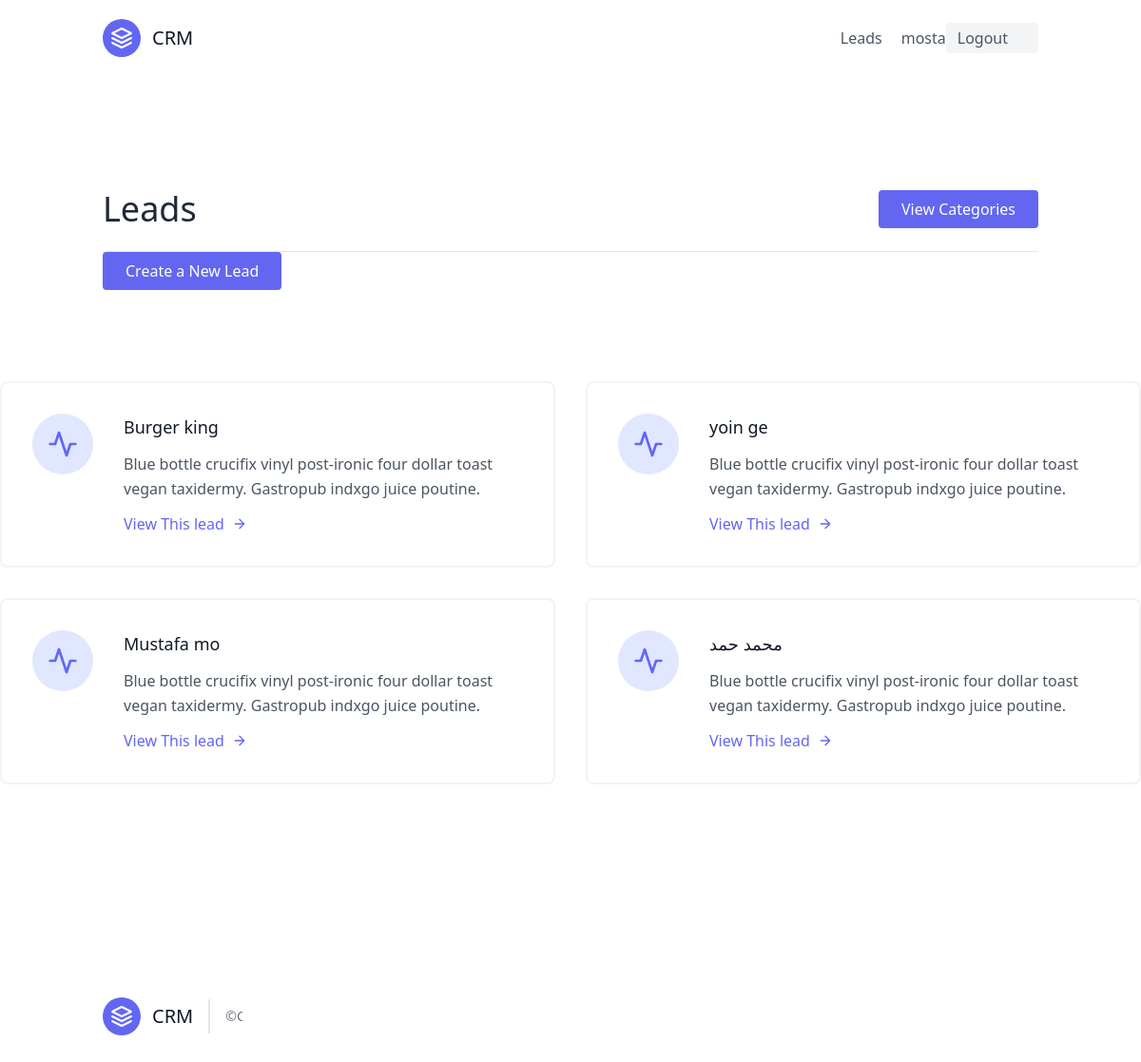
Before: /leads/ (signed in) with the older database file.
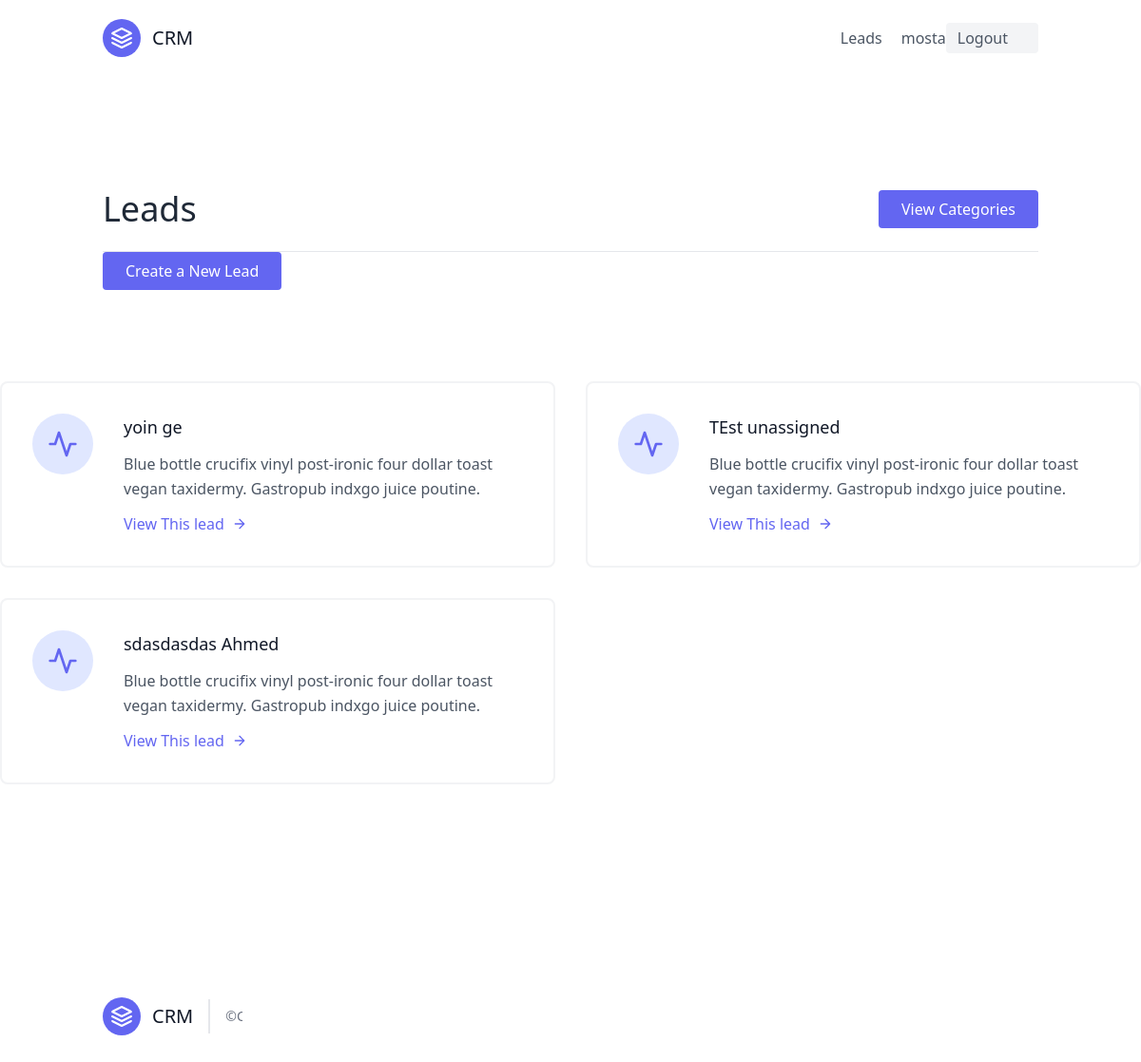
After: the same page with the newer database file.
### leads/models.py (models this page shows, shortened)
class User(AbstractUser):
    is_oraganisor = models.BooleanField(default=True)
    is_agent = models.BooleanField(default=False)

class Lead(models.Model):
    source_choices =(
        ('YouTube','YouTube'),
        ('Google', 'Google'),
        ('Newsletter', 'Newsletter'),
    )
    first_name = models.CharField(max_length=20)
    last_name = models.CharField(max_length=20)
    age = models.IntegerField(default=0)
    data_added=models.DateTimeField(auto_now_add=True)
    agent = models.ForeignKey("Agent",null=True,blank=True,on_delete=models.SET_NULL)
    oraganisation = models.ForeignKey(UserProfile,on_delete=models.CASCADE)
    phoned = models.BooleanField(default =False)
    source = models.CharField(choices=source_choices ,max_length=100)
    profile_picture=models.ImageField(upload_to='profile_pics',blank=True ,null=True)
    special_files = models.FileField(blank=True ,null=True)
    category = models.ForeignKey("Category",related_name="leads" , null=True,blank = True,on_delete=models.SET_NULL)

### leads/views.py (the view)
# urls.py: path("",LeadListView.as_view(),name="lead"),
class LeadListView(LoginRequiredMixin,ListView):
    template_name='lead_list.html'
    queryset=Lead.objects.all()
    context_object_name='leads'
    '''''
    #i do this code to filter the list by agent
    def get_queryset(self):
        # Get the currently logged-in agent
        agent = self.request.user.agent

        # Filter the leads by the current agent
        queryset = Lead.objects.filter(agent=agent)

        return queryset
    '''''
    def get_queryset(self) :
        user=self.request.user
        if user.is_oraganisor:
            queryset = Lead.objects.filter(oraganisation=user.userprofile,agent__isnull=False)
        else:
            queryset = Lead.objects.filter(oraganisation=user.agent.oraganisation,agent__isnull=False)
            queryset = queryset.filter(agent__user=user)
        return queryset
    def get_context_data(self, **kwargs) :
        context= super(LeadListView,self).get_context_data(**kwargs)
        user=self.request.user
        if user.is_oraganisor:
            queryset = Lead.objects.filter(oraganisation=user.userprofile,
            agent__isnull=True)
            context.update({
                "unassigned_leads":queryset
            })
        return context

### leads/templates/lead_list.html (shortened to what this page needs)
{% extends "base.html" %}
 {% block content %}
<section class="text-gray-600 body-font">
  <div class="container px-5 py-24 mx-auto flex flex-wrap">
    <div class ='w-full mp-6 py-6 flex justify-between items-center border-b border-gray-200'>
        <h1 class="text-4xl text-gray-800">Leads</h1>
      <div>
            <a class="flex ml-auto text-white bg-indigo-500 border-0 py-2 px-6 focus:outline-none hover:bg-indigo-600 rounded" href= "{% url 'leads:category_list' %}" >View Categories  </a>
      </div>
      </div>
      {% if  request.user.is_oraganisor %}
      <div>
            <a class="flex ml-auto text-white bg-indigo-500 border-0 py-2 px-6 focus:outline-none hover:bg-indigo-600 rounded" href= "{% url 'leads:lead_create' %}" >Create a New Lead  </a>
      </div>
      {% endif %}
    </div>
    <div class="flex flex-wrap -m-4">
              {% for lead in leads  %}
      <div class="p-4 lg:w-1/2 md:w-full">
        <div class="flex border-2 rounded-lg border-gray-200 border-opacity-50 p-8 sm:flex-row flex-col">
          <div class="w-16 h-16 sm:mr-8 sm:mb-0 mb-4 inline-flex items-center justify-center rounded-full bg-indigo-100 text-indigo-500 flex-shrink-0">
            <svg fill="none" stroke="currentColor" stroke-linecap="round" stroke-linejoin="round" stroke-width="2" class="w-8 h-8" viewBox="0 0 24 24">
              <path d="M22 12h-4l-3 9L9 3l-3 9H2"></path>
            </svg>
          </div>
          <div class="flex-grow">
            <h2 class="text-gray-900 text-lg title-font font-medium mb-3"> {{lead.first_name}} {{lead.last_name}}</h2>
            <p class="leading-relaxed text-base">Blue bottle crucifix vinyl post-ironic four dollar toast vegan taxidermy. Gastropub indxgo juice poutine.</p>
            <a href='{% url 'leads:lead_detail' lead.pk %}' class="mt-3 text-indigo-500 inline-flex items-center">View This lead
              <svg fill="none" stroke="currentColor" stroke-linecap="round" stroke-linejoin="round" stroke-width="2" class="w-4 h-4 ml-2" viewBox="0 0 24 24">
                <path d="M5 12h14M12 5l7 7-7 7"></path>
              </svg>
            </a>
          </div>
        </div>
      </div>
       {% endfor %}
             <div class="container px-5 py-24 mx-auto flex flex-wrap">
      </div>
  </div>
</section>
  {% endblock content %}

### templates/base.html (shortened to what this page needs)
{% load static %}
<!DOCTYPE html>
<html>
    <head>
        <link rel="stylesheet" href="">
        <script src="https://cdn.tailwindcss.com?plugins=forms,typography,aspect-ratio,line-clamp"></script>
    </head>
    <body>
        <div class="max-w-7xl mx-auto ">
       {% include "navbar.html" %}
       {% block content %}
       {% endblock content %}
      </div>
    {% include "footer.html" %}
     </body>
</html>

### templates/navbar.html (shortened to what this page needs)
<header class="text-gray-600 body-font">
  <div class="container mx-auto flex flex-wrap p-5 flex-col md:flex-row items-center">
    <a class="flex title-font font-medium items-center text-gray-900 mb-4 md:mb-0">
      <svg xmlns="http://www.w3.org/2000/svg" fill="none" stroke="currentColor" stroke-linecap="round" stroke-linejoin="round" stroke-width="2" class="w-10 h-10 text-white p-2 bg-indigo-500 rounded-full" viewBox="0 0 24 24">
        <path d="M12 2L2 7l10 5 10-5-10-5zM2 17l10 5 10-5M2 12l10 5 10-5"></path>
      </svg>
      <span class="ml-3 text-xl">CRM</span>
    </a>
    <nav class="md:ml-auto flex flex-wrap items-center text-base justify-center">
      <a href="{% url 'leads:lead' %}" class="mr-5 hover:text-gray-900">Leads</a>
    </nav>
    {% if request.user.is_authenticated %}
    {{request.user.username}}
    <a href="{% url 'logout' %}"> <button class="inline-flex items-center bg-gray-100 border-0 py-1 px-3 focus:outline-none hover:bg-gray-200 rounded text-base mt-4 md:mt-0">Logout
      <svg fill="none" stroke="currentColor" stroke-linecap="round" stroke-linejoin="round" stroke-width="2" class="w-4 h-4 ml-1" viewBox="0 0 24 24">
       </svg>
    </button>
    </a>
    {% endif %}
  </div>
</header>

### templates/scripts.html (shortened to what this page needs)
{% load static %}

### templates/footer.html
<footer class="text-gray-600 body-font mt-50">
  <div class="container px-5 py-8 mx-auto flex items-center sm:flex-row flex-col">
    <a class="flex title-font font-medium items-center md:justify-start justify-center text-gray-900">
      <svg xmlns="http://www.w3.org/2000/svg" fill="none" stroke="currentColor" stroke-linecap="round" stroke-linejoin="round" stroke-width="2" class="w-10 h-10 text-white p-2 bg-indigo-500 rounded-full" viewBox="0 0 24 24">
        <path d="M12 2L2 7l10 5 10-5-10-5zM2 17l10 5 10-5M2 12l10 5 10-5"></path>
      </svg>
      <span class="ml-3 text-xl">CRM</span>
    </a>
    <p class="text-sm text-gray-500 sm:ml-4 sm:pl-4 sm:border-l-2 sm:border-gray-200 sm:py-2 sm:mt-0 mt-4">©CRM —
      <a href="https://www.facebook.com/profile.php?id=100007962818338" class="text-gray-600 ml-1" rel="noopener noreferrer" target="_blank">facebook:MUSTAFA</a>
    </p>
    <span class="inline-flex sm:ml-auto sm:mt-0 mt-4 justify-center sm:justify-start">
      <a class="text-gray-500">
        <svg fill="currentColor" stroke-linecap="round" stroke-linejoin="round" stroke-width="2" class="w-5 h-5" viewBox="0 0 24 24">
          <path d="M18 2h-3a5 5 0 00-5 5v3H7v4h3v8h4v-8h3l1-4h-4V7a1 1 0 011-1h3z"></path>
        </svg>
      </a>
      <a class="ml-3 text-gray-500">
        <svg fill="currentColor" stroke-linecap="round" stroke-linejoin="round" stroke-width="2" class="w-5 h-5" viewBox="0 0 24 24">
          <path d="M23 3a10.9 10.9 0 01-3.14 1.53 4.48 4.48 0 00-7.86 3v1A10.66 10.66 0 013 4s-4 9 5 13a11.64 11.64 0 01-7 2c9 5 20 0 20-11.5a4.5 4.5 0 00-.08-.83A7.72 7.72 0 0023 3z"></path>
        </svg>
      </a>
      <a class="ml-3 text-gray-500">
        <svg fill="none" stroke="currentColor" stroke-linecap="round" stroke-linejoin="round" stroke-width="2" class="w-5 h-5" viewBox="0 0 24 24">
          <rect width="20" height="20" x="2" y="2" rx="5" ry="5"></rect>
          <path d="M16 11.37A4 4 0 1112.63 8 4 4 0 0116 11.37zm1.5-4.87h.01"></path>
        </svg>
      </a>
      <a class="ml-3 text-gray-500">
        <svg fill="currentColor" stroke="currentColor" stroke-linecap="round" stroke-linejoin="round" stroke-width="0" class="w-5 h-5" viewBox="0 0 24 24">
          <path stroke="none" d="M16 8a6 6 0 016 6v7h-4v-7a2 2 0 00-2-2 2 2 0 00-2 2v7h-4v-7a6 6 0 016-6zM2 9h4v12H2z"></path>
          <circle cx="4" cy="4" r="2" stroke="none"></circle>
        </svg>
      </a>
    </span>
  </div>
</footer>

Changed rows visible on the page:
removed Lead: first_name "Burger", last_name "king"
removed Lead: first_name "Mustafa", last_name "mo"
removed Lead: first_name "محمد", last_name "حمد"
added Lead: first_name "TEst", last_name "unassigned"
added Lead: first_name "sdasdasdas", last_name "Ahmed"
